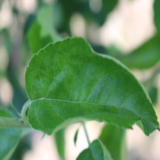
#> input picture samples/healthy_1.png, 160 x 160 px
$ python -i leaf_send.py   (imports and definitions only)
#> lines starting #> are read from the running program, lines starting #| are printed output that depends on the picture
#!/usr/bin/env python3
# -*- coding: utf-8 -*-
"""
leaf_send.py —— 给 LeafAI_INT8_E84 发送一张 128x128 RGB888 图片并打印识别结果

用法（先关掉串口助手，避免占用 COM 口）：
    pip install pyserial pillow
    python leaf_send.py --port COM7 --image apple.jpg

它会：
    1. 以 1000000 8N1 打开串口
    2. 发送 MSH 命令 leaf_stream 1
    3. 等到板子打印 LEAF_READY
    4. 按协议发送 LEAF + 20 字节头 + 49152 字节 RGB
    5. 读取板子返回的 JSON 并打印

如果板子已经停在 LEAF_READY（你先在串口里敲了 leaf_stream 1），
用 --no-command 直接发图。
"""

import argparse
import json
import struct
import sys
import time
import zlib

MAGIC = b"LEAF"
# 20 字节头：版本, 类型, 通道, 保留, 宽, 高, 序号, 负载长度, CRC32（全部小端）
HEADER = struct.Struct("<BBBBHHIII")

VERSION = 1
TYPE_IMAGE = 1
TYPE_RESULT = 2
TYPE_ACK = 3

IMAGE_SIZE = 128
IMAGE_BYTES = IMAGE_SIZE * IMAGE_SIZE * 3

CLASS_NAMES = ["healthy", "multiple_diseases", "rust", "scab"]


def crc32(data):
    return zlib.crc32(data) & 0xFFFFFFFF


# [9 lines left out: function build_image_frame, not called in this run]


def load_image(path):
#> called with path = '../samples/healthy_1.png'
    try:
        from PIL import Image
    except ImportError:
        sys.exit("缺少 Pillow，请先执行：pip install pillow")

    image = Image.open(path).convert("RGB")
    width, height = image.size
#> width = 160; height = 160
    side = min(width, height)
#> side = 160
    left = (width - side) // 2
#> left = 0
    top = (height - side) // 2
#> top = 0
    image = image.crop((left, top, left + side, top + side))
    image = image.resize((IMAGE_SIZE, IMAGE_SIZE), Image.BILINEAR)
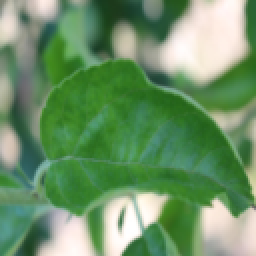
#> image: PIL image 128x128 RGB (shown 2 times larger); mean R, G, B 108.7, 147.2, 103.7
    return image.tobytes()


# [191 lines left out: functions read_frame, wait_for_text, print_result, selftest, main, not called in this run]


# [2 lines not run here, left out]

>>> result = load_image('../samples/healthy_1.png')

$ run again, on samples/multiple_diseases_1.png
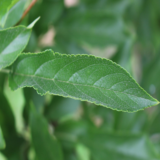
#> input picture samples/multiple_diseases_1.png, 160 x 160 px
#> in load_image, `image = image.resize((IMAGE_SIZE, IMAGE_SIZE), Image.BILINEAR)`:
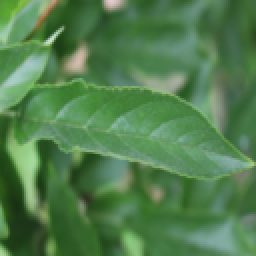
#> image: PIL image 128x128 RGB (shown 2 times larger); mean R, G, B 81.2, 125.9, 77.8

$ run again, on samples/multiple_diseases_2.png
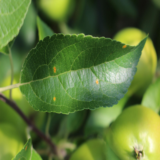
#> input picture samples/multiple_diseases_2.png, 160 x 160 px
#> in load_image, `image = image.resize((IMAGE_SIZE, IMAGE_SIZE), Image.BILINEAR)`:
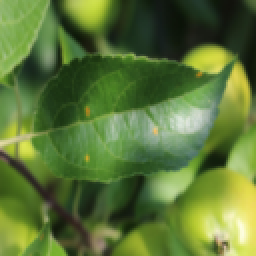
#> image: PIL image 128x128 RGB (shown 2 times larger); mean R, G, B 91.3, 117.5, 55.6

$ run again, on samples/rust_1.png
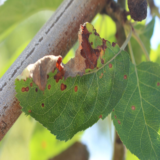
#> input picture samples/rust_1.png, 160 x 160 px
#> in load_image, `image = image.resize((IMAGE_SIZE, IMAGE_SIZE), Image.BILINEAR)`:
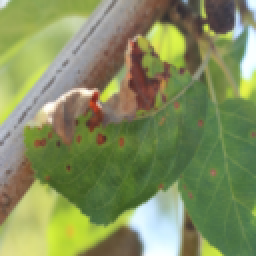
#> image: PIL image 128x128 RGB (shown 2 times larger); mean R, G, B 130.3, 142, 93.3
